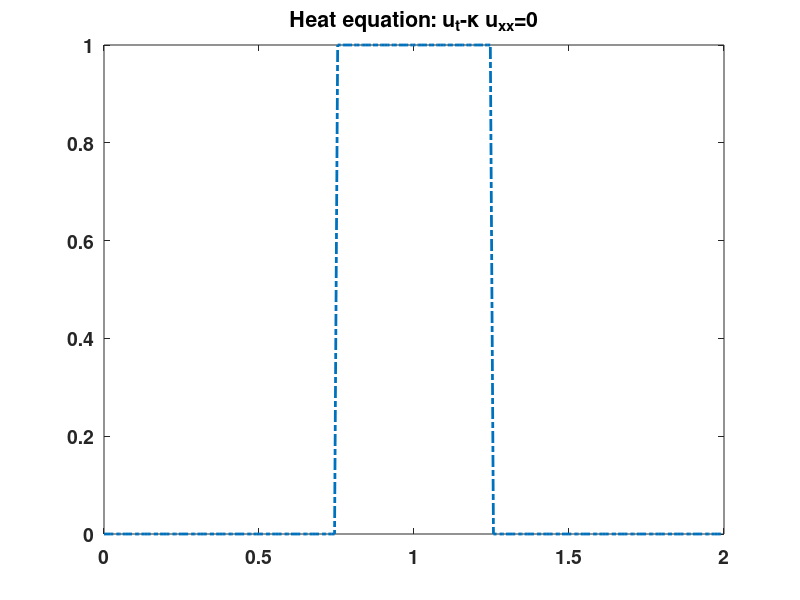

Recreate this plot in MATLAB. (Note: this script raises an error after producing the figure.)
% Solving heat conduction equation
% using the finite differnce method
% written by S J Wiggin (Queen Mary University)
% PDE of the form: u_t=K u_{xx}

%n=number of points, Nsttep=time-step
n=200;
Nstep=200;

%Parameters: L=length of domain
% kappa=heat diffusivity
L=2;
kappa=1.0;

%dx and dt<0.5(dx)^2/kappa
dx=L/(n-1);
dt=(0.46*dx^2)/kappa;
x=0:dx:L;

% Initial temperature profile (square pulse)
q=1;
u=q*(1-abs(sign(x-L*5/8)+sign(x-L*3/8))./2)';

% store profile for computing and display
v=u;
v_initial=u;
title_str='Heat equation: u_t-\kappa u_{xx}=0';

%initalization of u and v
plot(x,v_initial,'-.','linewidth',2);
axis([0 L -q q]);
set(gca, 'fontsize', 14, 'fontweight', 'bold');
title(title_str);
axis tight;
set(gca,'nextplot','replacechildren');

% Time stepping

for time=1:Nstep,
    t=time*dt;
    % u_{xx}: second derivative at bpoth ends
    uxx(1) = (v(2)-2*v(1)+v(n))/(dx*dx);
    uxx(2)=(v(3)-2*v(2)+v(1))/(dx*dx);
    uxx(n)=(v(1)-2*v(n)+v(n-1))/(dx*dx);
    uxx(n-1)=(v(n)-2*v(n-1)+v(n-2))/(dx*dx);
    
    for i=3:n-2,
        uxx(i)=(v(i+1)-2*v(i)+v(i-1))/(dx*dx);
    end
    
    %Heat equation
    u=v+dt*kappa*uxx';
    
    %updating arrays by storing results as v
    v=u;
    
    %updating arrays by storing result as v
    v=u;
    
    %plottinmg the results
    
    plot(x,v_inital,'-.',x,u,'linewidth',2);
    axis([0 L -q q]);
    picture(time)=getframe;
    
end

%display movie

disp('Playing animation ...');
movie(picture,1);